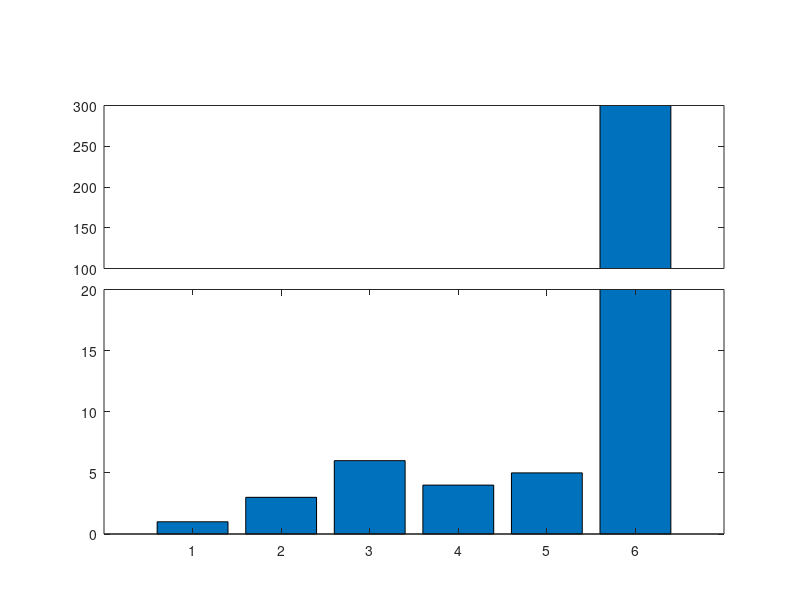

Here is the MATLAB script that generated this plot:
a=[1 3 6 4 5 300];

ylim1=[0 20];
ylim2=[100 300];
xlim=[0 length(a)+1];

figure;

% retrieve your default axis pos
clf;
p0=get(gca,'position')
delete(gcf);

% create axis1
%a1=axes('position',[p0(1) p0(2) p0(3)/2-.025 p0(4)]);
a1=axes('position',[p0(1) p0(2) p0(3) p0(4)/2]);
%a2=axes('position',[p0(1) p0(4)/2+.145 p0(3) p0(4)/2])
%barh(a);
bar(a);
set(a1,'ylim',ylim1);
%set(a2,'xlim',xlim,'ylim',ylim2);
%set(a2,'xtick',[]);
%box off;

% create axis2
%a2=axes('position',[p0(1)+p0(3)/2+.025 p0(2) p0(3)/2-.025 p0(4)]);
%a2=axes('position',[p0(1) p0(4)/2+.145 p0(3) p0(4)/2])
a2=axes('position',[p0(1) p0(4)/2+.145 p0(3) p0(4)/3])
%a2=axes('position',[p0(1) p0(4)/2+.145 p0(3) p0(4)/2])
%a2=axes('position',[p0(1) p0(2) p0(3) p0(4)/2]);
%barh(a);
bar(a);

%set(a2,'ylim',ylim1);
%set(a2,'ylim',ylim2);
set(a2,'xlim',xlim,'ylim',ylim2);
set(a2,'xtick',[]);
%set(a2,'xcolor',get(a2,'color'));
%box off

%%%%%%%%%%%%%%%% plotting %%%%%%%%%%%%%%%%%%%%%
output = "break_axis";

%figure;
saveas(1, strcat(output, ".png"));

%box off
